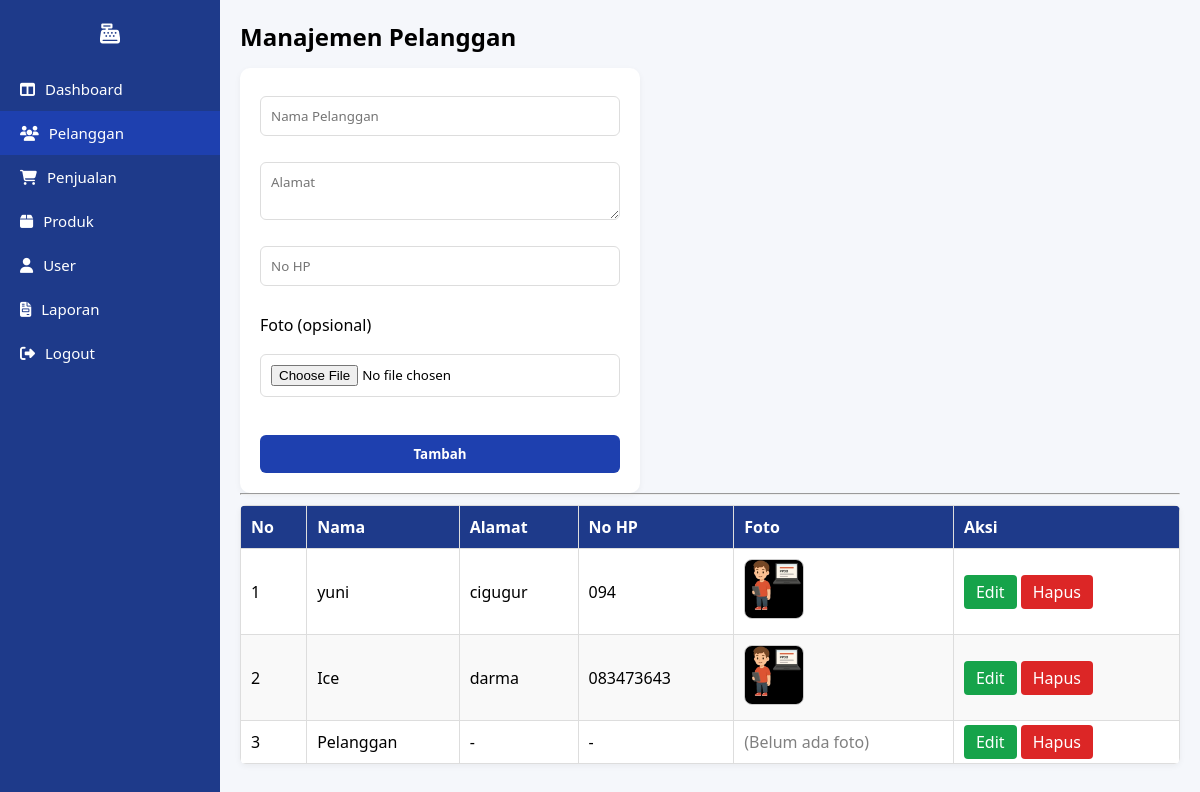
Page /halaman/pelanggan.php (signed in) on the committed database.
### tables this page shows
CREATE TABLE `tbl_pelanggan` (
  `id_pelanggan` int(11) NOT NULL,
  `nama_pelanggan` varchar(100) NOT NULL,
  `alamat` text NOT NULL,
  `no_hp` varchar(15) NOT NULL,
  `foto` varchar(255) DEFAULT NULL
);

### halaman/pelanggan.php (the view, shortened to what this page needs)
<?php
include("../config/koneksi.php");
$editMode = false;
$editData = null;
$data = mysqli_query($koneksi, "SELECT * FROM tbl_pelanggan ORDER BY id_pelanggan DESC");
?>
<!DOCTYPE html>
<html lang="id">
<head>
  <link rel="stylesheet" href="../assets/css/style.css">
  <link rel="stylesheet" href="https://cdnjs.cloudflare.com/ajax/libs/font-awesome/6.5.0/css/all.min.css">
</head>
<body>
<div class="dashboard">
  <?php include("sidebar.php"); ?>
  <main class="content">
    <h2>Manajemen Pelanggan</h2>
    <form id="formPelanggan" action="../proses/proses_pelanggan.php" method="POST" enctype="multipart/form-data" class="form-box">
      <input type="text" name="nama_pelanggan" placeholder="Nama Pelanggan"
             value="<?= $editMode ? $editData['nama_pelanggan'] : '' ?>" required>
      <textarea name="alamat" placeholder="Alamat"><?= $editMode ? $editData['alamat'] : '' ?></textarea>
      <input type="text" id="no_hp" name="no_hp" placeholder="No HP"
             value="<?= $editMode ? $editData['no_hp'] : '' ?>" required>
      <label>Foto (opsional)</label>
      <input type="file" name="foto" accept=".jpg,.jpeg,.png">
      <button type="submit" name="<?= $editMode ? 'update' : 'tambah' ?>" class="btn">
        <?= $editMode ? 'Update' : 'Tambah' ?>
      </button>
    </form>
    <hr>
    <table>
      <thead>
        <tr>
          <th>No</th>
          <th>Nama</th>
          <th>Alamat</th>
          <th>No HP</th>
          <th>Foto</th>
          <th>Aksi</th>
        </tr>
      </thead>
      <tbody>
        <?php $no=1; while($row=mysqli_fetch_assoc($data)): ?>
        <tr>
          <td><?= $no++ ?></td>
          <td><?= htmlspecialchars($row['nama_pelanggan']) ?></td>
          <td><?= htmlspecialchars($row['alamat']) ?></td>
          <td><?= htmlspecialchars($row['no_hp']) ?></td>
          <td>
            <?php if(!empty($row['foto'])): ?>
              <img src="../uploads/<?= $row['foto'] ?>" class="foto-preview" alt="Foto">
            <?php else: ?>
              <span style="color: gray;">(Belum ada foto)</span>
            <?php endif; ?>
          </td>
          <td>
            <?php if($row['id_pelanggan'] != 0): ?>
              <a href="?edit=<?= $row['id_pelanggan'] ?>" class="btn-edit">Edit</a>
              <a href="../proses/proses_pelanggan.php?hapus=<?= $row['id_pelanggan'] ?>"
                 class="btn-delete" onclick="return confirm('Yakin ingin menghapus pelanggan ini?')">Hapus</a>
            <?php else: ?>
              <span style="color:gray;">(Default)</span>
            <?php endif; ?>
          </td>
        </tr>
        <?php endwhile; ?>
      </tbody>
    </table>
  </main>
</div>
</body>
</html>

### assets/css/style.css (style rules this page uses)
* { margin: 0; padding: 0; box-sizing: border-box; font-family: "Segoe UI", sans-serif; }
.btn { width: 100%; margin-top: 20px; padding: 10px; border: none; background: #1e40af; color: white; border-radius: 6px; font-weight: bold; cursor: pointer; text-decoration: none; display: inline-block; text-align: center; }
.btn-edit { padding: 6px 12px; background: #16a34a; color: white; border-radius: 4px; text-decoration: none; }
.btn-delete { padding: 6px 12px; background: #dc2626; color: white; border-radius: 4px; text-decoration: none; }
.dashboard { display: flex; position: relative; height: 100vh; }
.content { flex: 1; margin-left: 220px; padding: 20px; background: #f5f7fb; overflow-y: auto; position: relative; z-index: 1; }
.content h2 { margin-bottom: 20px; }
table { width: 100%; border-collapse: collapse; margin-top: 10px; background: white; border-radius: 8px; overflow: hidden; box-shadow: 0 2px 6px rgba(0, 0, 0, 0.05); }
th, td { padding: 12px; border-bottom: 1px solid #eee; text-align: left; }
th { background: #f0f2f9; font-weight: bold; }
.form-box { background: white; padding: 20px; border-radius: 10px; box-shadow: 0 2px 6px rgba(0, 0, 0, 0.05); max-width: 400px; }
.form-box input, .form-box select, .form-box textarea { width: 100%; padding: 10px; margin: 8px 0; border: 1px solid #ddd; border-radius: 6px; }
.form-box button { width: 100%; }
.content h2 { margin-bottom: 15px; }
.content table { width: 100%; border-collapse: collapse; margin-top: 10px; background: white; border-radius: 6px; overflow: hidden; box-shadow: 0 2px 6px rgba(0, 0, 0, 0.05); }
.content table th, .content table td { padding: 10px; border: 1px solid #ddd; text-align: left; }
.content table th { background: #1e3a8a; color: white; font-weight: bold; }
.content table tr:nth-child(even) { background: #f9f9f9; }

### halaman/pelanggan.php (style rules this page uses)
.foto-preview { width: 60px; height: 60px; border-radius: 8px; object-fit: cover; border: 1px solid #ccc; }
.form-box { display: flex; flex-direction: column; gap: 10px; max-width: 400px; }

### rows in the picture
tbl_pelanggan: nama_pelanggan "yuni", alamat "cigugur", no_hp "094", foto (picture)
tbl_pelanggan: nama_pelanggan "Ice", alamat "darma", no_hp "083473643", foto (picture)
tbl_pelanggan: nama_pelanggan "Pelanggan", alamat "-", no_hp "-", shows "(Belum ada foto)"
